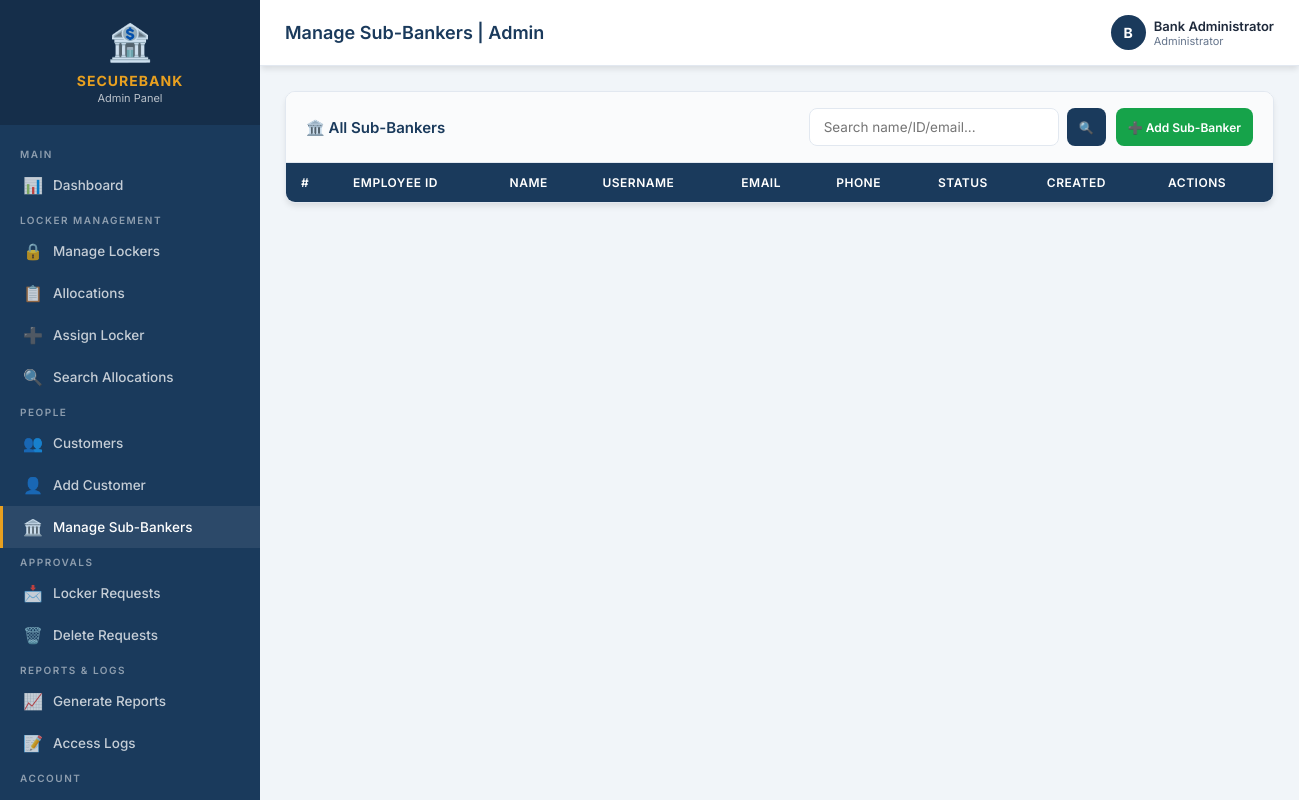
The app's page /admin/sub_bankers.php (signed in), older data.
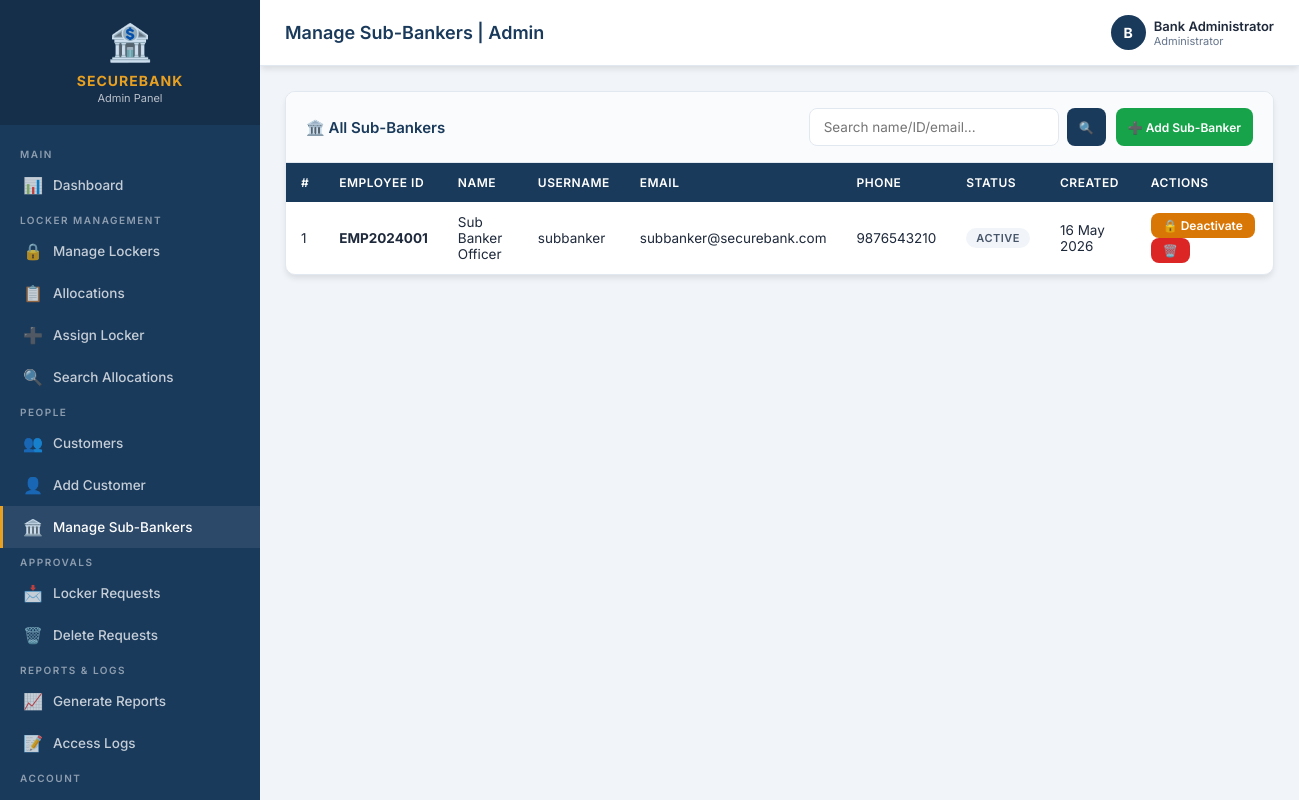
The same page, newer data.
### tables this page shows
CREATE TABLE IF NOT EXISTS sub_banker (
    id INT AUTO_INCREMENT PRIMARY KEY,
    username VARCHAR(50) NOT NULL UNIQUE,
    password VARCHAR(255) NOT NULL,
    full_name VARCHAR(100) NOT NULL,
    employee_id VARCHAR(20) NOT NULL UNIQUE,
    email VARCHAR(100) NOT NULL UNIQUE,
    phone VARCHAR(15) NOT NULL,
    status ENUM('active', 'inactive') DEFAULT 'active',
    created_at TIMESTAMP DEFAULT CURRENT_TIMESTAMP
);

### admin/sub_bankers.php (the view, shortened to what this page needs)
<?php
$page_title = "Manage Sub-Bankers";
require_once '../includes/header_admin.php';
$conn = getDBConnection();
$search = trim($_GET['q'] ?? '');
$sql = "SELECT * FROM sub_banker";
$sql .= " ORDER BY created_at DESC";
$bankers = $conn->query($sql);
?>
<div class="card">
  <div class="card-header">
    <h3>🏛️ All Sub-Bankers</h3>
    <div class="d-flex gap-10">
      <form method="GET" style="display:flex;gap:8px;">
        <input type="text" name="q" class="form-control" placeholder="Search name/ID/email..." value="<?= htmlspecialchars($search) ?>" style="width:250px;">
        <button type="submit" class="btn btn-primary btn-sm">🔍</button>
      </form>
      <a href="add_sub_banker.php" class="btn btn-success btn-sm">➕ Add Sub-Banker</a>
    </div>
  </div>
  <div class="table-responsive">
    <table>
      <thead>
        <tr><th>#</th><th>Employee ID</th><th>Name</th><th>Username</th><th>Email</th><th>Phone</th><th>Status</th><th>Created</th><th>Actions</th></tr>
      </thead>
      <tbody>
        <?php $i=1; while($sb=$bankers->fetch_assoc()): ?>
        <tr>
          <td><?= $i++ ?></td>
          <td><strong><?= htmlspecialchars($sb['employee_id']) ?></strong></td>
          <td><?= htmlspecialchars($sb['full_name']) ?></td>
          <td><?= htmlspecialchars($sb['username']) ?></td>
          <td><?= htmlspecialchars($sb['email']) ?></td>
          <td><?= htmlspecialchars($sb['phone']) ?></td>
          <td><?= getStatusBadge($sb['status']) ?></td>
          <td><?= date('d M Y', strtotime($sb['created_at'])) ?></td>
          <td>
            <a href="?toggle=<?= $sb['id'] ?>&q=<?= urlencode($search) ?>" class="btn btn-sm <?= $sb['status']==='active'?'btn-warning':'btn-success' ?>">
              <?= $sb['status']==='active'?'🔒 Deactivate':'✅ Activate' ?>
            </a>
            <a href="?delete=<?= $sb['id'] ?>" class="btn btn-danger btn-sm" onclick="return confirm('Delete this sub-banker?')">🗑️</a>
          </td>
        </tr>
        <?php endwhile; ?>
      </tbody>
    </table>
  </div>
</div>
<?php $conn->close(); require_once '../includes/footer_admin.php'; ?>

### includes/header_admin.php (shortened to what this page needs)
<?php
require_once __DIR__ . '/functions.php';
$page_title = isset($page_title) ? $page_title . ' | Admin' : 'Admin Panel';
$base = BASE_URL;
?>
<!DOCTYPE html>
<html lang="en">
<head>
<link rel="stylesheet" href="<?= $base ?>/css/style.css">
</head>
<body>
<div class="wrapper">
<aside class="sidebar">
  <div class="sidebar-header">
    <div class="bank-icon">🏦</div>
    <h2>SecureBank</h2>
    <p>Admin Panel</p>
  </div>
  <nav class="sidebar-nav">
    <div class="nav-section-label">Main</div>
    <a href="<?= $base ?>/admin/dashboard.php" <?= (basename($_SERVER['PHP_SELF'])=='dashboard.php')?'class="active"':'' ?>>
      <span class="icon">📊</span> Dashboard
    </a>
    <div class="nav-section-label">Locker Management</div>
    <a href="<?= $base ?>/admin/lockers.php" <?= (basename($_SERVER['PHP_SELF'])=='lockers.php')?'class="active"':'' ?>>
      <span class="icon">🔒</span> Manage Lockers
    </a>
    <a href="<?= $base ?>/admin/allocations.php" <?= (basename($_SERVER['PHP_SELF'])=='allocations.php')?'class="active"':'' ?>>
      <span class="icon">📋</span> Allocations
    </a>
    <a href="<?= $base ?>/admin/allocate_locker.php" <?= (basename($_SERVER['PHP_SELF'])=='allocate_locker.php')?'class="active"':'' ?>>
      <span class="icon">➕</span> Assign Locker
    </a>
    <a href="<?= $base ?>/admin/search_allocations.php" <?= (basename($_SERVER['PHP_SELF'])=='search_allocations.php')?'class="active"':'' ?>>
      <span class="icon">🔍</span> Search Allocations
    </a>
    <div class="nav-section-label">People</div>
    <a href="<?= $base ?>/admin/customers.php" <?= (basename($_SERVER['PHP_SELF'])=='customers.php')?'class="active"':'' ?>>
      <span class="icon">👥</span> Customers
    </a>
    <a href="<?= $base ?>/admin/add_customer.php" <?= (basename($_SERVER['PHP_SELF'])=='add_customer.php')?'class="active"':'' ?>>
      <span class="icon">👤</span> Add Customer
    </a>
    <a href="<?= $base ?>/admin/sub_bankers.php" <?= (basename($_SERVER['PHP_SELF'])=='sub_bankers.php'||basename($_SERVER['PHP_SELF'])=='add_sub_banker.php')?'class="active"':'' ?>>
      <span class="icon">🏛️</span> Manage Sub-Bankers
    </a>
    <div class="nav-section-label">Approvals</div>
    <a href="<?= $base ?>/admin/locker_requests.php" <?= (basename($_SERVER['PHP_SELF'])=='locker_requests.php')?'class="active"':'' ?>>
      <span class="icon">📩</span> Locker Requests
    </a>
    <a href="<?= $base ?>/admin/delete_requests.php" <?= (basename($_SERVER['PHP_SELF'])=='delete_requests.php')?'class="active"':'' ?>>
      <span class="icon">🗑️</span> Delete Requests
    </a>
    <div class="nav-section-label">Reports & Logs</div>
    <a href="<?= $base ?>/admin/reports.php" <?= (basename($_SERVER['PHP_SELF'])=='reports.php')?'class="active"':'' ?>>
      <span class="icon">📈</span> Generate Reports
    </a>
    <a href="<?= $base ?>/admin/access_log.php" <?= (basename($_SERVER['PHP_SELF'])=='access_log.php')?'class="active"':'' ?>>
      <span class="icon">📝</span> Access Logs
    </a>
    <div class="nav-section-label">Account</div>
    <a href="<?= $base ?>/admin/profile.php" <?= (basename($_SERVER['PHP_SELF'])=='profile.php')?'class="active"':'' ?>>
    </a>
  </nav>
</aside>
<div class="main-content">
<div class="topbar">
  <h1><?= $page_title ?></h1>
  <div class="topbar-right">
    <div class="user-info">
      <div class="user-avatar"><?= strtoupper(substr($_SESSION['admin_name']??'A',0,1)) ?></div>
      <div>
        <div style="font-weight:600;color:#1e293b;"><?= htmlspecialchars($_SESSION['admin_name']??'Admin') ?></div>
        <div style="font-size:11px;">Administrator</div>
      </div>
    </div>
  </div>
</div>
<div class="content">

### includes/footer_admin.php (shortened to what this page needs)
</div></div></div>
</body></html>

### includes/functions.php (shortened to what this page needs)
<?php
function getStatusBadge($status) {
    $badges = [
        'available'  => '<span class="badge badge-success">Available</span>',
        'allocated'  => '<span class="badge badge-danger">Allocated</span>',
        'maintenance'=> '<span class="badge badge-warning">Maintenance</span>',
        'active'     => '<span class="badge badge-success">Active</span>',
        'inactive'   => '<span class="badge badge-secondary">Inactive</span>',
        'paid'       => '<span class="badge badge-success">Paid</span>',
        'pending'    => '<span class="badge badge-warning">Pending</span>',
        'overdue'    => '<span class="badge badge-danger">Overdue</span>',
        'surrendered'=> '<span class="badge badge-secondary">Surrendered</span>',
        'approved'   => '<span class="badge badge-success">Approved</span>',
        'rejected'   => '<span class="badge badge-danger">Rejected</span>',
        'unread'     => '<span class="badge badge-warning">Unread</span>',
        'read'       => '<span class="badge badge-secondary">Read</span>',
        'replied'    => '<span class="badge badge-success">Replied</span>',
    ];
    return $badges[$status] ?? '<span class="badge badge-secondary">' . ucfirst($status) . '</span>';
}

### css/style.css (style rules this page uses)
:root { --primary:#1a3a5c;--primary-light:#2563a8;--accent:#e8a020;--success:#16a34a;--danger:#dc2626;--warning:#d97706;--secondary:#64748b;--bg:#f1f5f9;--white:#ffffff;--border:#e2e8f0;--text:#1e293b;--text-muted:#64748b;--shadow:0 4px 6px -1px rgba(0,0,0,.1);--shadow-lg:0 10px 25px -3px rgba(0,0,0,.15);--radius:10px;--teal:#0d9488;--teal-light:#14b8a6;--teal-dark:#0f766e;--guide-purple:#7c3aed;--guide-purple-light:#8b5cf6 }
* { margin:0;padding:0;box-sizing:border-box }
body { font-family:'Inter',sans-serif;background:var(--bg);color:var(--text);font-size:14px }
.wrapper { display:flex;min-height:100vh }
.sidebar { width:260px;background:var(--primary);color:white;position:fixed;height:100vh;overflow-y:auto;z-index:100 }
.sidebar-header { padding:20px;background:rgba(0,0,0,.2);text-align:center }
.sidebar-header .bank-icon { font-size:36px;margin-bottom:8px }
.sidebar-header h2 { font-size:14px;font-weight:700;color:var(--accent);text-transform:uppercase;letter-spacing:1px }
.sidebar-header p { font-size:11px;opacity:.7;margin-top:2px }
.sidebar-nav { padding:15px 0 }
.nav-section-label { padding:8px 20px 4px;font-size:10px;text-transform:uppercase;letter-spacing:1.5px;opacity:.5;font-weight:600 }
.sidebar-nav a { display:flex;align-items:center;gap:10px;padding:11px 20px;color:rgba(255,255,255,.75);text-decoration:none;font-size:13.5px;font-weight:500;transition:all .2s;border-left:3px solid transparent }
.sidebar-nav a:hover,.sidebar-nav a.active { background:rgba(255,255,255,.08);color:white;border-left-color:var(--accent) }
.sidebar-nav a span.icon { font-size:16px;width:20px;text-align:center }
.main-content { margin-left:260px;flex:1;display:flex;flex-direction:column }
.topbar { background:var(--white);padding:15px 25px;display:flex;justify-content:space-between;align-items:center;border-bottom:1px solid var(--border);position:sticky;top:0;z-index:50;box-shadow:var(--shadow) }
.topbar h1 { font-size:18px;font-weight:600;color:var(--primary) }
.topbar-right { display:flex;align-items:center;gap:15px }
.user-info { display:flex;align-items:center;gap:8px;font-size:13px;color:var(--text-muted) }
.user-avatar { width:35px;height:35px;background:var(--primary);border-radius:50%;display:flex;align-items:center;justify-content:center;color:white;font-weight:700;font-size:14px }
.content { padding:25px;flex:1 }
.card { background:var(--white);border-radius:var(--radius);box-shadow:var(--shadow);border:1px solid var(--border);overflow:hidden }
.card-header { padding:16px 20px;border-bottom:1px solid var(--border);display:flex;align-items:center;justify-content:space-between;background:#fafbfc }
.card-header h3 { font-size:15px;font-weight:600;color:var(--primary) }
.table-responsive { overflow-x:auto }
table { width:100%;border-collapse:collapse;font-size:13.5px }
table thead th { background:var(--primary);color:white;padding:12px 15px;text-align:left;font-weight:600;font-size:12px;text-transform:uppercase;letter-spacing:.5px;white-space:nowrap }
table tbody td { padding:11px 15px;border-bottom:1px solid var(--border);vertical-align:middle }
table tbody tr:last-child td { border-bottom:none }
.form-control { width:100%;padding:10px 14px;border:1.5px solid var(--border);border-radius:8px;font-size:13.5px;font-family:inherit;background:var(--white);color:var(--text);transition:border-color .2s,box-shadow .2s;outline:none }
.btn { display:inline-flex;align-items:center;gap:6px;padding:9px 18px;border-radius:8px;border:none;font-size:13px;font-weight:600;cursor:pointer;text-decoration:none;transition:all .2s;font-family:inherit;white-space:nowrap }
.btn-primary { background:var(--primary);color:white }
.btn-success { background:var(--success);color:white }
.btn-danger { background:var(--danger);color:white }
.btn-warning { background:var(--warning);color:white }
.btn-sm { padding:5px 12px;font-size:12px }
.badge { display:inline-block;padding:3px 10px;border-radius:20px;font-size:11px;font-weight:600;text-transform:uppercase;letter-spacing:.5px }
.badge-secondary { background:#f1f5f9;color:#475569 }
.d-flex { display:flex }
.gap-10 { gap:10px }

Row changes from the older to the newer data that the page shows:
added sub_banker: employee "EMP2024001", full_name "Sub Banker Officer", username "subbanker", email "subbanker@securebank.com", phone "9876543210", status "ACTIVE", created_at "16 May 2026", shows "🔒 Deactivate"
